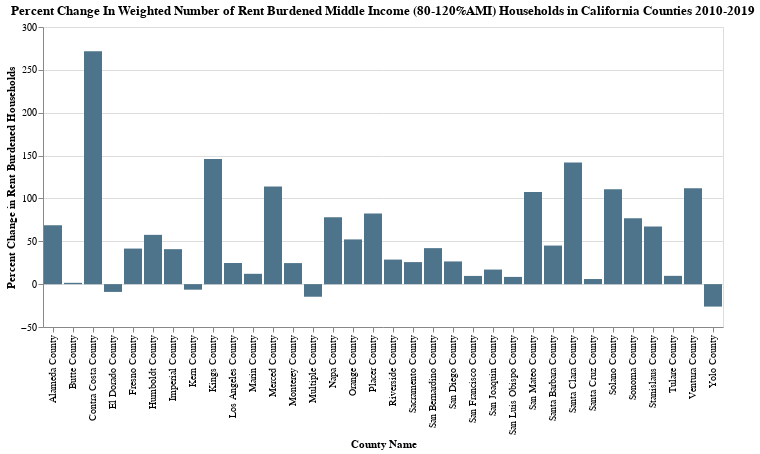

The cell this chart's notebook holds for it:
### Code cell
alt.Chart(weighted_county_percentile_sub).mark_bar().encode(
    x='County Name',
    y='Percent Change in Rent Burdened Households',
    tooltip=['Percent Change in Rent Burdened Households']
).configure(background="#ffffff").configure_legend().properties(
    title={
      "text": ["Percent Change In Weighted Number of Rent Burdened Middle Income (80-120%AMI) Households in California Counties 2010-2019"]})

### Figure 1 — Vega-Lite specification as saved in the notebook (floating-point values rounded to 4 significant figures)
{"config": {"title": {"font": "Veranda Regular"}, "range": {"category": ["#4E748B"]}, "legend": {"labelFont": "Veranda Regular"}, "bar": {"fill": ["#4E748B"], "stroke": false}, "background": "#ffffff"}, "data": {"name": "data-b773de04a9886d45bfd9f280a805b9d9"}, "mark": "bar", "encoding": {"tooltip": [{"type": "quantitative", "field": "Percent Change in Rent Burdened Households"}], "x": {"type": "nominal", "field": "County Name"}, "y": {"type": "quantitative", "field": "Percent Change in Rent Burdened Households"}}, "title": {"text": ["Percent Change In Weighted Number of Rent Burdened Middle Income (80-120%AMI) Households in California Counties 2010-2019"]}, "$schema": "https://vega.github.io/schema/vega-lite/v4.0.2.json", "datasets": {"data-b773de04a9886d45bfd9f280a805b9d9": [{"County Name": "Alameda County", "Percent Change in Rent Burdened Households": 68.6}, {"County Name": "Butte County", "Percent Change in Rent Burdened Households": 1.532}, {"County Name": "Contra Costa County", "Percent Change in Rent Burdened Households": 271.8}, {"County Name": "El Dorado County", "Percent Change in Rent Burdened Households": -9.079}, {"County Name": "Fresno County", "Percent Change in Rent Burdened Households": 41.5}, {"County Name": "Humboldt County", "Percent Change in Rent Burdened Households": 57.51}, {"County Name": "Imperial County", "Percent Change in Rent Burdened Households": 40.81}, {"County Name": "Kern County", "Percent Change in Rent Burdened Households": -6.449}, {"County Name": "Kings County", "Percent Change in Rent Burdened Households": 146.0}, {"County Name": "Los Angeles County", "Percent Change in Rent Burdened Households": 24.65}, {"County Name": "Marin County", "Percent Change in Rent Burdened Households": 12.05}, {"County Name": "Merced County", "Percent Change in Rent Burdened Households": 114.0}, {"County Name": "Monterey County", "Percent Change in Rent Burdened Households": 24.56}, {"County Name": "Multiple County", "Percent Change in Rent Burdened Households": -14.7}, {"County Name": "Napa County", "Percent Change in Rent Burdened Households": 78.1}, {"County Name": "Orange County", "Percent Change in Rent Burdened Households": 52.19}, {"County Name": "Placer County", "Percent Change in Rent Burdened Households": 82.49}, {"County Name": "Riverside County", "Percent Change in Rent Burdened Households": 28.64}, {"County Name": "Sacramento County", "Percent Change in Rent Burdened Households": 25.71}, {"County Name": "San Bernardino County", "Percent Change in Rent Burdened Households": 42.0}, {"County Name": "San Diego County", "Percent Change in Rent Burdened Households": 26.49}, {"County Name": "San Francisco County", "Percent Change in Rent Burdened Households": 9.578}, {"County Name": "San Joaquin County", "Percent Change in Rent Burdened Households": 17.0}, {"County Name": "San Luis Obispo County", "Percent Change in Rent Burdened Households": 8.444}, {"County Name": "San Mateo County", "Percent Change in Rent Burdened Households": 107.5}, {"County Name": "Santa Barbara County", "Percent Change in Rent Burdened Households": 45.0}, {"County Name": "Santa Clara County", "Percent Change in Rent Burdened Households": 141.8}, {"County Name": "Santa Cruz County", "Percent Change in Rent Burdened Households": 5.963}, {"County Name": "Solano County", "Percent Change in Rent Burdened Households": 110.8}, {"County Name": "Sonoma County", "Percent Change in Rent Burdened Households": 76.89}, {"County Name": "Stanislaus County", "Percent Change in Rent Burdened Households": 67.24}, {"County Name": "Tulare County", "Percent Change in Rent Burdened Households": 9.68}, {"County Name": "Ventura County", "Percent Change in Rent Burdened Households": 112.0}, {"County Name": "Yolo County", "Percent Change in Rent Burdened Households": -26.19}]}}
